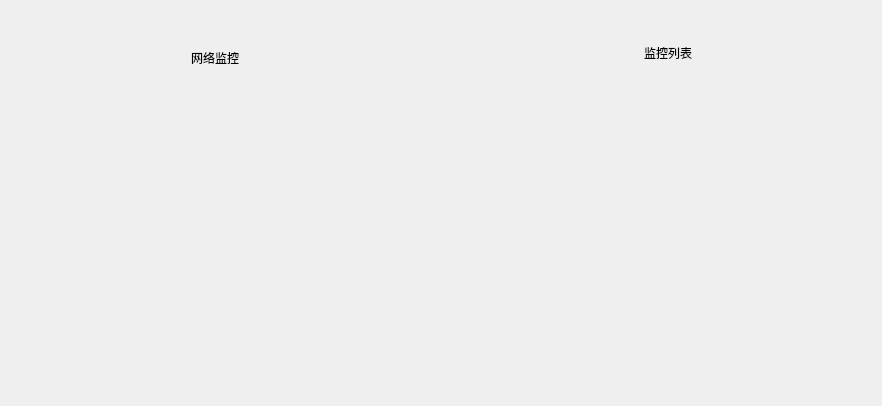
<?xml version="1.0" encoding="UTF-8"?>
<ui version="4.0">
 <class>SYMonitorWindow</class>
 <widget class="QWidget" name="SYMonitorWindow">
  <property name="geometry">
   <rect>
    <x>0</x>
    <y>0</y>
    <width>882</width>
    <height>406</height>
   </rect>
  </property>
  <property name="sizePolicy">
   <sizepolicy hsizetype="Expanding" vsizetype="Expanding">
    <horstretch>0</horstretch>
    <verstretch>0</verstretch>
   </sizepolicy>
  </property>
  <property name="maximumSize">
   <size>
    <width>16777215</width>
    <height>16777215</height>
   </size>
  </property>
  <property name="windowTitle">
   <string>SimLaparo</string>
  </property>
  <layout class="QHBoxLayout" name="horizontalLayout_3">
   <item>
    <layout class="QVBoxLayout" name="verticalLayout_3">
     <property name="spacing">
      <number>0</number>
     </property>
     <property name="leftMargin">
      <number>0</number>
     </property>
     <property name="topMargin">
      <number>0</number>
     </property>
     <item>
      <spacer name="verticalSpacer_5">
       <property name="orientation">
        <enum>Qt::Vertical</enum>
       </property>
       <property name="sizeType">
        <enum>QSizePolicy::Fixed</enum>
       </property>
       <property name="sizeHint" stdset="0">
        <size>
         <width>20</width>
         <height>37</height>
        </size>
       </property>
      </spacer>
     </item>
     <item>
      <layout class="QHBoxLayout" name="horizontalLayout_2">
       <item>
        <spacer name="horizontalSpacer_2">
         <property name="orientation">
          <enum>Qt::Horizontal</enum>
         </property>
         <property name="sizeHint" stdset="0">
          <size>
           <width>40</width>
           <height>20</height>
          </size>
         </property>
        </spacer>
       </item>
       <item>
        <widget class="QLabel" name="titleLabel">
         <property name="text">
          <string>网络监控</string>
         </property>
         <property name="alignment">
          <set>Qt::AlignCenter</set>
         </property>
        </widget>
       </item>
       <item>
        <spacer name="horizontalSpacer">
         <property name="orientation">
          <enum>Qt::Horizontal</enum>
         </property>
         <property name="sizeHint" stdset="0">
          <size>
           <width>40</width>
           <height>20</height>
          </size>
         </property>
        </spacer>
       </item>
      </layout>
     </item>
     <item>
      <spacer name="verticalSpacer_6">
       <property name="orientation">
        <enum>Qt::Vertical</enum>
       </property>
       <property name="sizeType">
        <enum>QSizePolicy::Fixed</enum>
       </property>
       <property name="sizeHint" stdset="0">
        <size>
         <width>20</width>
         <height>43</height>
        </size>
       </property>
      </spacer>
     </item>
     <item>
      <widget class="QWidget" name="monitorWidget" native="true">
       <property name="sizePolicy">
        <sizepolicy hsizetype="Expanding" vsizetype="Expanding">
         <horstretch>0</horstretch>
         <verstretch>0</verstretch>
        </sizepolicy>
       </property>
      </widget>
     </item>
     <item>
      <spacer name="verticalSpacer_4">
       <property name="orientation">
        <enum>Qt::Vertical</enum>
       </property>
       <property name="sizeHint" stdset="0">
        <size>
         <width>20</width>
         <height>40</height>
        </size>
       </property>
      </spacer>
     </item>
    </layout>
   </item>
   <item>
    <spacer name="horizontalSpacer_6">
     <property name="orientation">
      <enum>Qt::Horizontal</enum>
     </property>
     <property name="sizeType">
      <enum>QSizePolicy::Minimum</enum>
     </property>
     <property name="sizeHint" stdset="0">
      <size>
       <width>40</width>
       <height>20</height>
      </size>
     </property>
    </spacer>
   </item>
   <item>
    <widget class="QFrame" name="rightFrame">
     <property name="frameShape">
      <enum>QFrame::NoFrame</enum>
     </property>
     <property name="frameShadow">
      <enum>QFrame::Raised</enum>
     </property>
     <property name="lineWidth">
      <number>0</number>
     </property>
     <layout class="QVBoxLayout" name="verticalLayout">
      <property name="spacing">
       <number>0</number>
      </property>
      <property name="leftMargin">
       <number>0</number>
      </property>
      <property name="topMargin">
       <number>0</number>
      </property>
      <property name="rightMargin">
       <number>0</number>
      </property>
      <property name="bottomMargin">
       <number>0</number>
      </property>
      <item>
       <spacer name="verticalSpacer_7">
        <property name="orientation">
         <enum>Qt::Vertical</enum>
        </property>
        <property name="sizeType">
         <enum>QSizePolicy::Fixed</enum>
        </property>
        <property name="sizeHint" stdset="0">
         <size>
          <width>14</width>
          <height>32</height>
         </size>
        </property>
       </spacer>
      </item>
      <item>
       <layout class="QHBoxLayout" name="horizontalLayout">
        <property name="spacing">
         <number>0</number>
        </property>
        <item>
         <spacer name="horizontalSpacer_3">
          <property name="orientation">
           <enum>Qt::Horizontal</enum>
          </property>
          <property name="sizeHint" stdset="0">
           <size>
            <width>40</width>
            <height>20</height>
           </size>
          </property>
         </spacer>
        </item>
        <item>
         <widget class="QLabel" name="listLabel">
          <property name="text">
           <string>监控列表</string>
          </property>
          <property name="alignment">
           <set>Qt::AlignCenter</set>
          </property>
         </widget>
        </item>
        <item>
         <spacer name="horizontalSpacer_4">
          <property name="orientation">
           <enum>Qt::Horizontal</enum>
          </property>
          <property name="sizeHint" stdset="0">
           <size>
            <width>40</width>
            <height>20</height>
           </size>
          </property>
         </spacer>
        </item>
       </layout>
      </item>
      <item>
       <spacer name="verticalSpacer_8">
        <property name="orientation">
         <enum>Qt::Vertical</enum>
        </property>
        <property name="sizeType">
         <enum>QSizePolicy::Fixed</enum>
        </property>
        <property name="sizeHint" stdset="0">
         <size>
          <width>10</width>
          <height>10</height>
         </size>
        </property>
       </spacer>
      </item>
      <item>
       <widget class="QScrollArea" name="scrollArea">
        <property name="enabled">
         <bool>true</bool>
        </property>
        <property name="sizePolicy">
         <sizepolicy hsizetype="Expanding" vsizetype="Expanding">
          <horstretch>0</horstretch>
          <verstretch>0</verstretch>
         </sizepolicy>
        </property>
        <property name="frameShape">
         <enum>QFrame::NoFrame</enum>
        </property>
        <property name="lineWidth">
         <number>0</number>
        </property>
        <property name="widgetResizable">
         <bool>true</bool>
        </property>
        <widget class="QWidget" name="scrollAreaWidgetContents">
         <property name="geometry">
          <rect>
           <x>0</x>
           <y>0</y>
           <width>404</width>
           <height>159</height>
          </rect>
         </property>
         <zorder>verticalSpacer_9</zorder>
        </widget>
       </widget>
      </item>
      <item>
       <spacer name="verticalSpacer_9">
        <property name="orientation">
         <enum>Qt::Vertical</enum>
        </property>
        <property name="sizeType">
         <enum>QSizePolicy::Expanding</enum>
        </property>
        <property name="sizeHint" stdset="0">
         <size>
          <width>14</width>
          <height>156</height>
         </size>
        </property>
       </spacer>
      </item>
     </layout>
    </widget>
   </item>
  </layout>
 </widget>
 <resources/>
 <connections/>
</ui>
